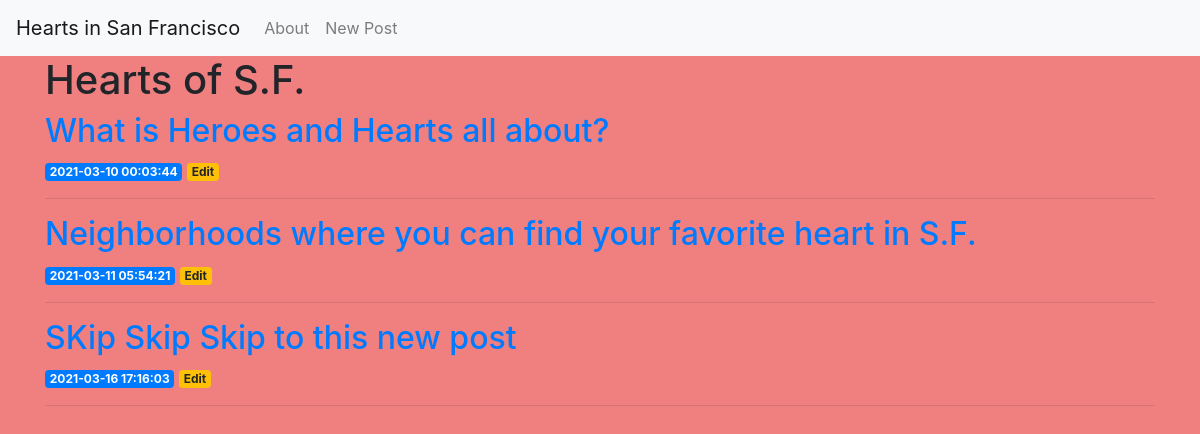
The app's page /, older data.
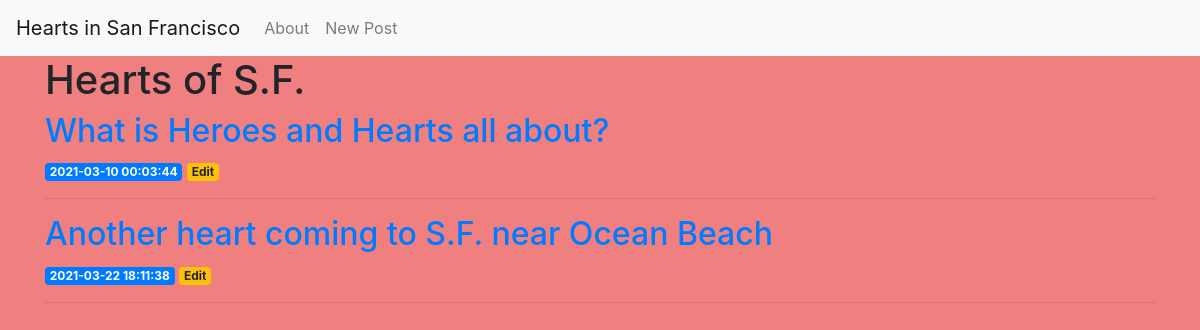
The same page, newer data.
### tables this page shows
CREATE TABLE posts (
    id INTEGER PRIMARY KEY AUTOINCREMENT, 
    created TIMESTAMP NOT NULL DEFAULT CURRENT_TIMESTAMP,
    title TEXT NOT NULL,
    content TEXT NOT NULL
);

### app.py (the view)
@app.route('/')
def index():
    conn = get_db_connection()
    posts = conn.execute('SELECT * FROM posts').fetchall()
    conn.close()
    return render_template('index.html', posts=posts)

### app.py (called while the page is built)
def get_db_connection():
    conn = sqlite3.connect('database.db')
    conn.row_factory = sqlite3.Row
    return conn

### templates/index.html
{% extends 'base.html' %}
{% block content %}
    <h1>{% block title %} Hearts of S.F. {% endblock %}</h1>
    {% for post in posts %}
    <a href="{{ url_for('post', post_id=post['id']) }}">
        <h2>{{ post['title'] }}</h2>
    </a>
    <span class="badge badge-primary">{{ post['created'] }}</span>
    <a href="{{ url_for('edit', id=post['id']) }}">
        <span class="badge badge-warning">Edit</span>
    </a>
    <hr>
{% endfor %}
{% endblock %}

### templates/base.html (shortened to what this page needs)
<!doctype html>
<html lang="en">
  <head>
    <link rel="stylesheet" href="https://stackpath.bootstrapcdn.com/bootstrap/4.3.1/css/bootstrap.min.css">
  </head>
  <body>
    <nav class="navbar navbar-expand-md navbar-light bg-light">
      <a class="navbar-brand" href="{{ url_for('index')}}">Hearts in San Francisco</a>
      <div class="collapse navbar-collapse" id="navbarNav">
          <ul class="navbar-nav">
          <li class="nav-item">
              <a class="nav-link" href="#">About</a>
          </li>
          <li class="nav-item">
              <a class="nav-link" href="{{url_for('create')}}">New Post</a>
          </li>
          </ul>
      </div>
  </nav>
  <div class="container">
      {% block content %} {% endblock %}
  </div>
  </body>
</html>

### templates/base.html (style rules this page uses)
body { background-color: lightcoral; }

Row changes from the older to the newer data that the page shows:
removed posts: title "Neighborhoods where you can find your favorite heart in S.F.", created "2021-03-11 05:54:21"
removed posts: title "SKip Skip Skip to this new post", created "2021-03-16 17:16:03"
added posts: title "Another heart coming to S.F. near Ocean Beach", created "2021-03-22 18:11:38"
